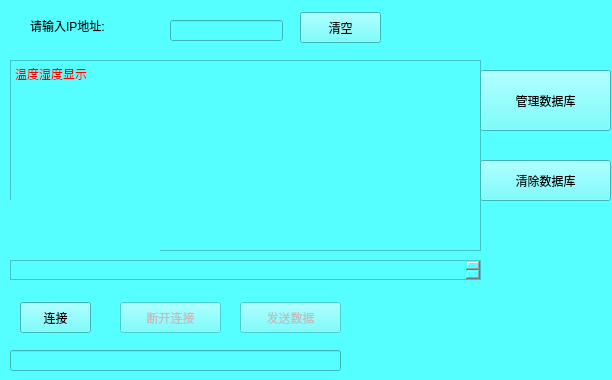
<?xml version="1.0" encoding="UTF-8"?>
<ui version="4.0">
 <class>clientWidget</class>
 <widget class="QWidget" name="clientWidget">
  <property name="geometry">
   <rect>
    <x>0</x>
    <y>0</y>
    <width>612</width>
    <height>380</height>
   </rect>
  </property>
  <property name="windowTitle">
   <string>clientWidget</string>
  </property>
  <property name="styleSheet">
   <string notr="true">border-color: rgb(255, 255, 255);
background-color: rgb(85, 255, 255);
border-color: rgb(85, 255, 255);
font: 75 italic 12pt &quot;Aharoni&quot;;
font: 87 11pt &quot;Arial Black&quot;;
font: 75 italic 14pt &quot;Aharoni&quot;;
selection-color: rgb(255, 255, 127);
</string>
  </property>
  <widget class="QPushButton" name="pushButton_send">
   <property name="enabled">
    <bool>false</bool>
   </property>
   <property name="geometry">
    <rect>
     <x>240</x>
     <y>302</y>
     <width>101</width>
     <height>31</height>
    </rect>
   </property>
   <property name="text">
    <string>发送数据</string>
   </property>
  </widget>
  <widget class="QLineEdit" name="lineEdit_socket">
   <property name="geometry">
    <rect>
     <x>170</x>
     <y>20</y>
     <width>113</width>
     <height>21</height>
    </rect>
   </property>
  </widget>
  <widget class="QLabel" name="label">
   <property name="geometry">
    <rect>
     <x>30</x>
     <y>16</y>
     <width>121</width>
     <height>20</height>
    </rect>
   </property>
   <property name="text">
    <string>请输入IP地址:</string>
   </property>
  </widget>
  <widget class="QPushButton" name="pushBotton_clear">
   <property name="geometry">
    <rect>
     <x>300</x>
     <y>12</y>
     <width>81</width>
     <height>31</height>
    </rect>
   </property>
   <property name="text">
    <string>清空</string>
   </property>
  </widget>
  <widget class="QTextEdit" name="textEdit">
   <property name="geometry">
    <rect>
     <x>10</x>
     <y>60</y>
     <width>471</width>
     <height>191</height>
    </rect>
   </property>
   <property name="html">
    <string>&lt;!DOCTYPE HTML PUBLIC &quot;-//W3C//DTD HTML 4.0//EN&quot; &quot;http://www.w3.org/TR/REC-html40/strict.dtd&quot;&gt;
&lt;html&gt;&lt;head&gt;&lt;meta name=&quot;qrichtext&quot; content=&quot;1&quot; /&gt;&lt;style type=&quot;text/css&quot;&gt;
p, li { white-space: pre-wrap; }
&lt;/style&gt;&lt;/head&gt;&lt;body style=&quot; font-family:'Aharoni'; font-size:14pt; font-weight:72; font-style:italic;&quot;&gt;
&lt;p style=&quot; margin-top:12px; margin-bottom:12px; margin-left:0px; margin-right:0px; -qt-block-indent:0; text-indent:0px;&quot;&gt;&lt;span style=&quot; font-family:'SimSun'; font-size:9pt; font-weight:400; font-style:normal; color:#ff0000;&quot;&gt;温度湿度显示&lt;/span&gt;&lt;/p&gt;&lt;/body&gt;&lt;/html&gt;</string>
   </property>
  </widget>
  <widget class="QPushButton" name="pushButton_disconnect">
   <property name="enabled">
    <bool>false</bool>
   </property>
   <property name="geometry">
    <rect>
     <x>120</x>
     <y>302</y>
     <width>101</width>
     <height>31</height>
    </rect>
   </property>
   <property name="text">
    <string>断开连接</string>
   </property>
  </widget>
  <widget class="QLineEdit" name="lineEdit">
   <property name="geometry">
    <rect>
     <x>10</x>
     <y>350</y>
     <width>331</width>
     <height>21</height>
    </rect>
   </property>
  </widget>
  <widget class="QPushButton" name="pushButton_connect">
   <property name="geometry">
    <rect>
     <x>20</x>
     <y>302</y>
     <width>71</width>
     <height>31</height>
    </rect>
   </property>
   <property name="text">
    <string>连接</string>
   </property>
  </widget>
  <widget class="QPushButton" name="opensqlbutton">
   <property name="geometry">
    <rect>
     <x>480</x>
     <y>70</y>
     <width>131</width>
     <height>61</height>
    </rect>
   </property>
   <property name="text">
    <string>管理数据库</string>
   </property>
  </widget>
  <widget class="QPushButton" name="cleanbutton">
   <property name="geometry">
    <rect>
     <x>480</x>
     <y>160</y>
     <width>131</width>
     <height>41</height>
    </rect>
   </property>
   <property name="text">
    <string>清除数据库</string>
   </property>
  </widget>
  <widget class="QWidget" name="gridLayoutWidget">
   <property name="geometry">
    <rect>
     <x>0</x>
     <y>200</y>
     <width>160</width>
     <height>80</height>
    </rect>
   </property>
   <layout class="QGridLayout" name="gridLayout"/>
  </widget>
  <widget class="QTextEdit" name="textEdit_2">
   <property name="geometry">
    <rect>
     <x>10</x>
     <y>260</y>
     <width>471</width>
     <height>20</height>
    </rect>
   </property>
  </widget>
 </widget>
 <layoutdefault spacing="6" margin="11"/>
 <resources/>
 <connections/>
</ui>
